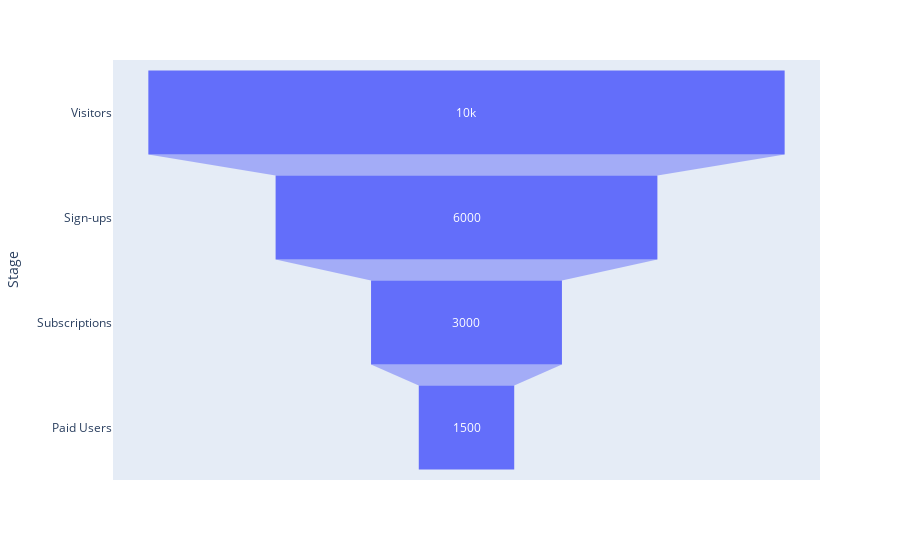

Notebook code for this chart:
### Markdown cell above
**P3** <br>
Create Funnel Chart and interpret

### Code cell
import plotly.express as px
import pandas as pd

data = pd.read_csv('/workspaces/Coding/IIMR Term 1/Group Assignment/Funnel Chart.csv')
funnel = px.funnel(data, x = 'Count', y = 'Stage')
funnel.show()

### Figure 1 — Plotly figure (JSON) as saved in the notebook; plotly's stock layout.template omitted (floating-point values rounded to 4 significant figures)
{"data": [{"hovertemplate": "Count=%{x}<br>Stage=%{y}<extra></extra>", "legendgroup": "", "marker": {"color": "#636efa"}, "name": "", "orientation": "h", "showlegend": false, "type": "funnel", "x": [10000, 6000, 3000, 1500], "xaxis": "x", "y": ["Visitors", "Sign-ups", "Subscriptions", "Paid Users"], "yaxis": "y"}], "layout": {"legend": {"tracegroupgap": 0}, "margin": {"t": 60}, "xaxis": {"anchor": "y", "domain": [0, 1], "title": {"text": "Count"}}, "yaxis": {"anchor": "x", "domain": [0, 1], "title": {"text": "Stage"}}}}
